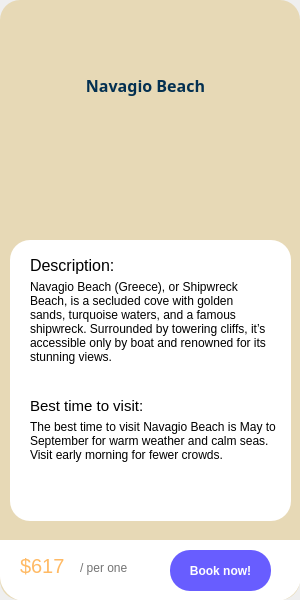
<?xml version="1.0" encoding="UTF-8"?>
<ui version="4.0">
 <class>MainWindow</class>
 <widget class="QMainWindow" name="MainWindow">
  <property name="geometry">
   <rect>
    <x>0</x>
    <y>0</y>
    <width>300</width>
    <height>600</height>
   </rect>
  </property>
  <property name="windowTitle">
   <string>MainWindow</string>
  </property>
  <widget class="QWidget" name="centralwidget">
   <widget class="QWidget" name="widget" native="true">
    <property name="geometry">
     <rect>
      <x>0</x>
      <y>0</y>
      <width>300</width>
      <height>600</height>
     </rect>
    </property>
    <property name="minimumSize">
     <size>
      <width>300</width>
      <height>600</height>
     </size>
    </property>
    <property name="maximumSize">
     <size>
      <width>300</width>
      <height>600</height>
     </size>
    </property>
    <property name="styleSheet">
     <string notr="true">QWidget#widget {
	background-color:rgb(231, 217, 182);
	border-radius: 20px;
}</string>
    </property>
    <widget class="QLabel" name="label">
     <property name="geometry">
      <rect>
       <x>10</x>
       <y>40</y>
       <width>271</width>
       <height>91</height>
      </rect>
     </property>
     <property name="font">
      <font>
       <family>Segoe MDL2 Assets</family>
       <pointsize>12</pointsize>
       <weight>75</weight>
       <italic>false</italic>
       <bold>true</bold>
       <underline>false</underline>
      </font>
     </property>
     <property name="styleSheet">
      <string notr="true">color:rgb(3, 48, 81)</string>
     </property>
     <property name="text">
      <string>Navagio Beach</string>
     </property>
     <property name="alignment">
      <set>Qt::AlignCenter</set>
     </property>
     <property name="wordWrap">
      <bool>true</bool>
     </property>
    </widget>
    <widget class="QFrame" name="hoverFrame">
     <property name="geometry">
      <rect>
       <x>10</x>
       <y>240</y>
       <width>281</width>
       <height>281</height>
      </rect>
     </property>
     <property name="styleSheet">
      <string notr="true">background-color:rgb(255, 255, 255);
border-radius: 20px;</string>
     </property>
     <property name="frameShape">
      <enum>QFrame::StyledPanel</enum>
     </property>
     <property name="frameShadow">
      <enum>QFrame::Raised</enum>
     </property>
     <widget class="QLabel" name="label_3">
      <property name="geometry">
       <rect>
        <x>20</x>
        <y>10</y>
        <width>141</width>
        <height>31</height>
       </rect>
      </property>
      <property name="font">
       <font>
        <pointsize>12</pointsize>
       </font>
      </property>
      <property name="text">
       <string>Description:</string>
      </property>
     </widget>
     <widget class="QLabel" name="label_4">
      <property name="geometry">
       <rect>
        <x>20</x>
        <y>40</y>
        <width>241</width>
        <height>131</height>
       </rect>
      </property>
      <property name="font">
       <font>
        <pointsize>9</pointsize>
       </font>
      </property>
      <property name="text">
       <string>Navagio Beach (Greece), or Shipwreck Beach, is a secluded cove with golden sands, turquoise waters, and a famous shipwreck. Surrounded by towering cliffs, it’s accessible only by boat and renowned for its stunning views.</string>
      </property>
      <property name="alignment">
       <set>Qt::AlignLeading|Qt::AlignLeft|Qt::AlignTop</set>
      </property>
      <property name="wordWrap">
       <bool>true</bool>
      </property>
     </widget>
     <widget class="QLabel" name="label_5">
      <property name="geometry">
       <rect>
        <x>20</x>
        <y>150</y>
        <width>141</width>
        <height>31</height>
       </rect>
      </property>
      <property name="font">
       <font>
        <pointsize>11</pointsize>
       </font>
      </property>
      <property name="text">
       <string>Best time to visit:</string>
      </property>
     </widget>
     <widget class="QLabel" name="label_6">
      <property name="geometry">
       <rect>
        <x>20</x>
        <y>180</y>
        <width>251</width>
        <height>91</height>
       </rect>
      </property>
      <property name="font">
       <font>
        <pointsize>9</pointsize>
       </font>
      </property>
      <property name="text">
       <string>The best time to visit Navagio Beach is May to September for warm weather and calm seas. Visit early morning for fewer crowds.</string>
      </property>
      <property name="alignment">
       <set>Qt::AlignLeading|Qt::AlignLeft|Qt::AlignTop</set>
      </property>
      <property name="wordWrap">
       <bool>true</bool>
      </property>
     </widget>
    </widget>
    <widget class="QLabel" name="label_2">
     <property name="geometry">
      <rect>
       <x>90</x>
       <y>110</y>
       <width>101</width>
       <height>111</height>
      </rect>
     </property>
     <property name="text">
      <string/>
     </property>
     <property name="pixmap">
      <pixmap>../Resource/Images/Beach.png</pixmap>
     </property>
     <property name="scaledContents">
      <bool>true</bool>
     </property>
    </widget>
    <widget class="QFrame" name="hoverFrame_2">
     <property name="geometry">
      <rect>
       <x>0</x>
       <y>540</y>
       <width>301</width>
       <height>61</height>
      </rect>
     </property>
     <property name="styleSheet">
      <string notr="true">border-top-left-radius: 0px; 
border-top-right-radius: 0px;
border-bottom-left-radius: 25px;
border-bottom-right-radius: 25px;
background-color:rgb(255, 255, 255)
</string>
     </property>
     <property name="frameShape">
      <enum>QFrame::StyledPanel</enum>
     </property>
     <property name="frameShadow">
      <enum>QFrame::Raised</enum>
     </property>
     <widget class="QLabel" name="label_7">
      <property name="geometry">
       <rect>
        <x>20</x>
        <y>10</y>
        <width>71</width>
        <height>31</height>
       </rect>
      </property>
      <property name="font">
       <font>
        <pointsize>15</pointsize>
       </font>
      </property>
      <property name="styleSheet">
       <string notr="true">color:rgb(255, 186, 101)</string>
      </property>
      <property name="text">
       <string>$617</string>
      </property>
     </widget>
     <widget class="QPushButton" name="pushButton">
      <property name="geometry">
       <rect>
        <x>170</x>
        <y>10</y>
        <width>101</width>
        <height>41</height>
       </rect>
      </property>
      <property name="font">
       <font>
        <pointsize>9</pointsize>
        <weight>75</weight>
        <bold>true</bold>
       </font>
      </property>
      <property name="styleSheet">
       <string notr="true">QPushButton {
    background-color:rgb(104, 93, 255);
    border-radius: 20px;
	color: white
}

QPushButton:hover {
    background-color: rgb(70, 76, 195);
}
</string>
      </property>
      <property name="text">
       <string>Book now!</string>
      </property>
     </widget>
     <widget class="QLabel" name="label_8">
      <property name="geometry">
       <rect>
        <x>80</x>
        <y>20</y>
        <width>81</width>
        <height>16</height>
       </rect>
      </property>
      <property name="font">
       <font>
        <pointsize>9</pointsize>
       </font>
      </property>
      <property name="styleSheet">
       <string notr="true">color:rgb(115, 115, 115)</string>
      </property>
      <property name="text">
       <string>/ per one</string>
      </property>
     </widget>
    </widget>
    <widget class="QPushButton" name="pushButton_3">
     <property name="geometry">
      <rect>
       <x>20</x>
       <y>30</y>
       <width>32</width>
       <height>32</height>
      </rect>
     </property>
     <property name="styleSheet">
      <string notr="true">QPushButton {
	background-color:rgb(231, 217, 182);
    border-radius: 10px;
}
QPushButton:hover {
    background-color: rgb(116, 116, 116);
}
</string>
     </property>
     <property name="text">
      <string/>
     </property>
     <property name="icon">
      <iconset>
       <normaloff>../Resource/Images/left arrow.png</normaloff>../Resource/Images/left arrow.png</iconset>
     </property>
     <property name="iconSize">
      <size>
       <width>32</width>
       <height>32</height>
      </size>
     </property>
    </widget>
   </widget>
  </widget>
 </widget>
 <resources/>
 <connections/>
</ui>
